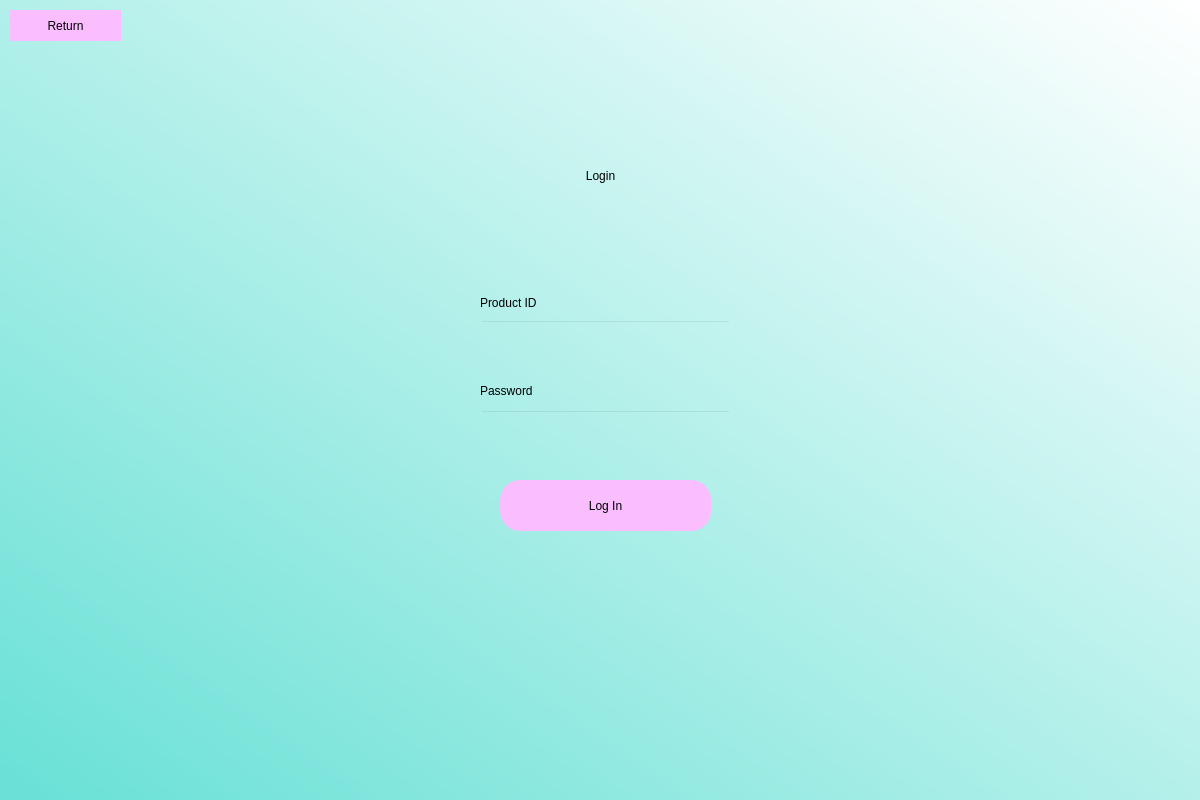
<?xml version="1.0" encoding="UTF-8"?>
<ui version="4.0">
 <class>Loginpage</class>
 <widget class="QDialog" name="Loginpage">
  <property name="geometry">
   <rect>
    <x>0</x>
    <y>0</y>
    <width>1200</width>
    <height>800</height>
   </rect>
  </property>
  <property name="windowTitle">
   <string>Dialog</string>
  </property>
  <widget class="QWidget" name="widgetloginpage" native="true">
   <property name="geometry">
    <rect>
     <x>0</x>
     <y>0</y>
     <width>1200</width>
     <height>800</height>
    </rect>
   </property>
   <property name="styleSheet">
    <string notr="true">QWidget#widgetloginpage{
background-color:qlineargradient(spread:pad, x1:0, y1:0.972182, x2:1, y2:0, stop:0 rgba(106, 225, 214, 255), stop:1 rgba(255, 255, 255, 255));}</string>
   </property>
   <widget class="QLabel" name="label">
    <property name="geometry">
     <rect>
      <x>520</x>
      <y>140</y>
      <width>161</width>
      <height>71</height>
     </rect>
    </property>
    <property name="styleSheet">
     <string notr="true">font: 36pt &quot;OCR A Extended&quot;;</string>
    </property>
    <property name="text">
     <string>Login</string>
    </property>
    <property name="alignment">
     <set>Qt::AlignCenter</set>
    </property>
   </widget>
   <widget class="QPushButton" name="loginbutton">
    <property name="geometry">
     <rect>
      <x>500</x>
      <y>480</y>
      <width>211</width>
      <height>51</height>
     </rect>
    </property>
    <property name="styleSheet">
     <string notr="true">border-radius:20;
background-color: #fabeff;
font: 18pt &quot;OCR A Extended&quot;;</string>
    </property>
    <property name="text">
     <string>Log In</string>
    </property>
   </widget>
   <widget class="QLineEdit" name="productid">
    <property name="geometry">
     <rect>
      <x>480</x>
      <y>320</y>
      <width>251</width>
      <height>41</height>
     </rect>
    </property>
    <property name="styleSheet">
     <string notr="true">background-color:rgba(0,0,0,0);
font: 12pt &quot;OCR A Extended&quot;;</string>
    </property>
   </widget>
   <widget class="QLabel" name="label_2">
    <property name="geometry">
     <rect>
      <x>480</x>
      <y>292</y>
      <width>121</width>
      <height>21</height>
     </rect>
    </property>
    <property name="styleSheet">
     <string notr="true">font: 12pt &quot;OCR A Extended&quot;;</string>
    </property>
    <property name="text">
     <string>Product ID</string>
    </property>
   </widget>
   <widget class="QLabel" name="label_3">
    <property name="geometry">
     <rect>
      <x>480</x>
      <y>380</y>
      <width>121</width>
      <height>21</height>
     </rect>
    </property>
    <property name="styleSheet">
     <string notr="true">font: 12pt &quot;OCR A Extended&quot;;</string>
    </property>
    <property name="text">
     <string>Password</string>
    </property>
   </widget>
   <widget class="QPushButton" name="gobackfromlogin">
    <property name="geometry">
     <rect>
      <x>10</x>
      <y>10</y>
      <width>111</width>
      <height>31</height>
     </rect>
    </property>
    <property name="styleSheet">
     <string notr="true">border-radius:20;
background-color: #fabeff;
font: 14pt &quot;OCR A Extended&quot;;</string>
    </property>
    <property name="text">
     <string>Return</string>
    </property>
   </widget>
   <widget class="QLineEdit" name="password">
    <property name="geometry">
     <rect>
      <x>480</x>
      <y>410</y>
      <width>251</width>
      <height>41</height>
     </rect>
    </property>
    <property name="styleSheet">
     <string notr="true">background-color:rgba(0,0,0,0);
font: 12pt &quot;OCR A Extended&quot;;</string>
    </property>
   </widget>
   <widget class="QLabel" name="errormessage">
    <property name="geometry">
     <rect>
      <x>480</x>
      <y>460</y>
      <width>691</width>
      <height>21</height>
     </rect>
    </property>
    <property name="styleSheet">
     <string notr="true">font: 12pt &quot;OCR A Extended&quot;;
color: red;</string>
    </property>
    <property name="text">
     <string/>
    </property>
   </widget>
  </widget>
 </widget>
 <resources/>
 <connections/>
</ui>
